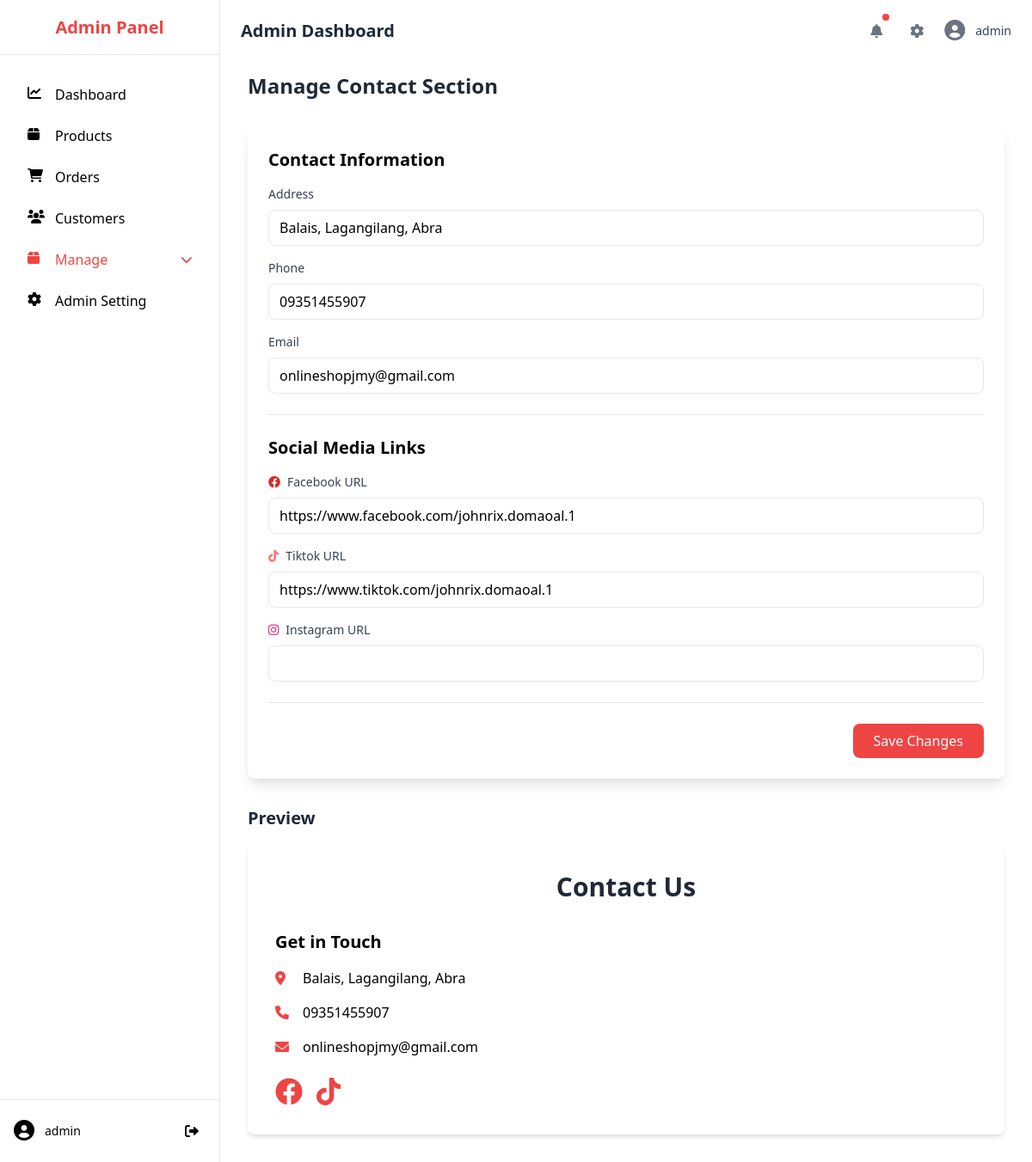
The page /admin/contact.php (signed in) on the database its author committed.
### tables this page shows
CREATE TABLE `contact_info` (
  `id` int(11) NOT NULL,
  `address` varchar(255) NOT NULL,
  `phone` varchar(20) NOT NULL,
  `email` varchar(255) NOT NULL,
  `facebook_url` varchar(255) DEFAULT NULL,
  `tiktok` varchar(255) DEFAULT NULL,
  `instagram_url` varchar(255) DEFAULT NULL,
  `updated_at` timestamp NOT NULL DEFAULT current_timestamp() ON UPDATE current_timestamp()
);

### admin/contact.php (the view, shortened to what this page needs)
<?php
include '../conn.php';
$content = $conn->query("SELECT * FROM contact_info LIMIT 1")->fetch_assoc();
?>
<!DOCTYPE html>
<html lang="en">
<head>
    <link href="https://cdn.jsdelivr.net/npm/tailwindcss@2.2.19/dist/tailwind.min.css" rel="stylesheet">
    <link rel="stylesheet" href="https://cdnjs.cloudflare.com/ajax/libs/font-awesome/6.0.0-beta3/css/all.min.css">
</head>
<body class="bg-slate-100">
    <?php include 'sidebar.php'; ?>
    <?php include 'header.php'; ?>
    <div class="ml-64 pt-16 mt-5 p-8">
        <div class="flex justify-between items-center mb-8">
            <h1 class="text-2xl font-bold text-gray-800">Manage Contact Section</h1>
        </div>
        <div class="bg-white rounded-lg shadow-lg p-6">
            <form method="POST" class="space-y-6">
                <div class="border-b pb-6">
                    <h2 class="text-xl font-semibold mb-4">Contact Information</h2>
                    <div class="space-y-4">
                        <div>
                            <label class="block text-sm font-medium text-gray-700 mb-2">Address</label>
                            <input type="text" name="address" required
                                value="<?php echo htmlspecialchars($content['address'] ?? ''); ?>"
                                class="w-full px-3 py-2 border rounded-lg">
                        </div>
                        <div>
                            <label class="block text-sm font-medium text-gray-700 mb-2">Phone</label>
                            <input type="text" name="phone" required
                                value="<?php echo htmlspecialchars($content['phone'] ?? ''); ?>"
                                class="w-full px-3 py-2 border rounded-lg">
                        </div>
                        <div>
                            <label class="block text-sm font-medium text-gray-700 mb-2">Email</label>
                            <input type="email" name="email" required
                                value="<?php echo htmlspecialchars($content['email'] ?? ''); ?>"
                                class="w-full px-3 py-2 border rounded-lg">
                        </div>
                    </div>
                </div>
                <div class="border-b pb-6">
                    <h2 class="text-xl font-semibold mb-4">Social Media Links</h2>
                    <div class="space-y-4">
                        <div>
                            <label class="block text-sm font-medium text-gray-700 mb-2">
                                <i class="fab fa-facebook text-red-600 mr-2"></i>Facebook URL
                            </label>
                            <input type="url" name="facebook_url"
                                value="<?php echo htmlspecialchars($content['facebook_url'] ?? ''); ?>"
                                class="w-full px-3 py-2 border rounded-lg">
                        </div>
                        <div>
                            <label class="block text-sm font-medium text-gray-700 mb-2">
                                <i class="fab fa-tiktok text-red-400 mr-2"></i>Tiktok URL
                            </label>
                            <input type="url" name="tiktok"
                                value="<?php echo htmlspecialchars($content['tiktok'] ?? ''); ?>"
                                class="w-full px-3 py-2 border rounded-lg">
                        </div>
                        <div>
                            <label class="block text-sm font-medium text-gray-700 mb-2">
                                <i class="fab fa-instagram text-pink-600 mr-2"></i>Instagram URL
                            </label>
                            <input type="url" name="instagram_url"
                                value="<?php echo htmlspecialchars($content['instagram_url'] ?? ''); ?>"
                                class="w-full px-3 py-2 border rounded-lg">
                        </div>
                    </div>
                </div>
                <div class="flex justify-end">
                    <button type="submit"
                        class="bg-red-500 text-white px-6 py-2 rounded-lg hover:bg-red-600 transition-colors">
                        Save Changes
                    </button>
                </div>
            </form>
        </div>
        <div class="mt-8">
            <h2 class="text-xl font-bold text-gray-800 mb-4">Preview</h2>
            <section id="contact" class="bg-white rounded-lg shadow-md p-8">
                <h2 class="text-3xl font-bold text-gray-800 text-center mb-8">Contact Us</h2>
                <div class="max-w-4xl mx-auto">
                    <div class="grid grid-cols-1 md:grid-cols-2 gap-8">
                        <div class="contact-info">
                            <h3 class="text-xl font-bold mb-4">Get in Touch</h3>
                            <ul class="space-y-4">
                                <li class="flex items-center">
                                    <i class="fas fa-map-marker-alt text-red-500 w-8"></i>
                                    <span><?php echo htmlspecialchars($content['address'] ?? ''); ?></span>
                                </li>
                                <li class="flex items-center">
                                    <i class="fas fa-phone text-red-500 w-8"></i>
                                    <span><?php echo htmlspecialchars($content['phone'] ?? ''); ?></span>
                                </li>
                                <li class="flex items-center">
                                    <i class="fas fa-envelope text-red-500 w-8"></i>
                                    <span><?php echo htmlspecialchars($content['email'] ?? ''); ?></span>
                                </li>
                            </ul>
                            <div class="mt-6 flex space-x-4">
                                <?php if (!empty($content['facebook_url'])): ?>
                                    <a href="<?php echo htmlspecialchars($content['facebook_url']); ?>"
                                       class="text-red-500 hover:text-red-600" target="_blank">
                                        <i class="fab fa-facebook fa-2x"></i>
                                    </a>
                                <?php endif; ?>
                                <?php if (!empty($content['tiktok'])): ?>
                                    <a href="<?php echo htmlspecialchars($content['tiktok']); ?>"
                                       class="text-red-500 hover:text-red-600" target="_blank">
                                        <i class="fab fa-tiktok fa-2x"></i>
                                    </a>
                                <?php endif; ?>
                            </div>
                        </div>
                    </div>
                </div>
            </section>
        </div>
    </div>
</body>
</html>

### rows shown on the page
contact_info: address "Balais, Lagangilang, Abra", phone "09351455907", email "onlineshopjmy@gmail.com", facebook_url "https://www.facebook.com/johnrix.domaoal.1", tiktok "https://www.tiktok.com/johnrix.domaoal.1"

### other values the page prints
$_SESSION['admin_username'] "admin"
